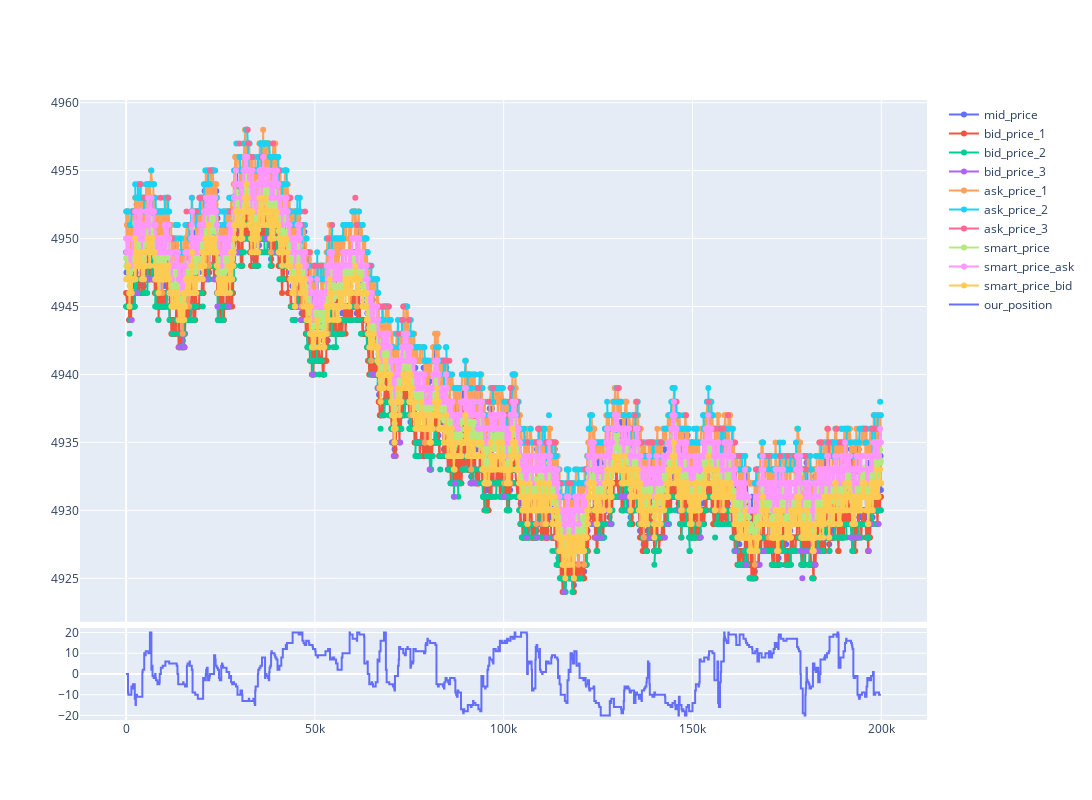

This figure's notebook cell:
### Code cell
import plotly.graph_objects as go 

from plotly.subplots import make_subplots

# fig = go.Figure()
cols_to_plot = ['mid_price','bid_price_1','bid_price_2','bid_price_3','ask_price_1','ask_price_2','ask_price_3','smart_price','smart_price_ask','smart_price_bid']
all_df[cols_to_plot] =  all_df[cols_to_plot].applymap(lambda x: float(x) if x != '' else '')
all_df['our_postion'] = all_df['our_postion'].astype(float)
df_cols = ['timestamp'] + cols_to_plot
plot_df = all_df.copy()

fig = make_subplots(rows=2, cols=1,shared_xaxes = True,row_heights = [.85,.15],vertical_spacing=0.01)
                    # specs=[[{}],[{"secondary_y": True}]])
for col in cols_to_plot:
    #line_shape='linear'))
    fig.add_trace(go.Scatter(x=plot_df['timestamp'],
                            y= plot_df[col],
                            name=col,mode='lines+markers',
                            text=col, ),
                            # secondary_y = False,
                            row =1,
                            col = 1) 
# fig.update_layout(
#     margin=dict(l=20, r=20, t=100, b=20)
# )

fig.add_trace(go.Scatter(
    x=plot_df['timestamp'],
    y= plot_df['our_postion'],
    name='our_position',
    # mode='lines+markers',
    line_shape='hv',
    text = 'our_position'),
    # secondary_y = True,
    row = 2,
    col = 1
)

fig.update_layout(
    autosize=False,
    width=1500,
    height=800)

# fig.update_yaxes(title_text="<b>primary</b> yaxis title", secondary_y=False)
# fig.update_yaxes(title_text="<b>secondary</b> yaxis title", secondary_y=True)
fig.show()

### Figure 1 — Plotly figure (JSON) as saved in the notebook; plotly's stock layout.template omitted (floating-point values rounded to 4 significant figures; data arrays with more than 128 entries replaced by an {"elided": "..."} marker saying what was removed)
{"data": [{"mode": "lines+markers", "name": "mid_price", "text": "mid_price", "type": "scatter", "x": {"elided": "2000 int values"}, "xaxis": "x", "y": {"elided": "2000 float values"}, "yaxis": "y"}, {"mode": "lines+markers", "name": "bid_price_1", "text": "bid_price_1", "type": "scatter", "x": {"elided": "2000 int values"}, "xaxis": "x", "y": {"elided": "2000 int values"}, "yaxis": "y"}, {"mode": "lines+markers", "name": "bid_price_2", "text": "bid_price_2", "type": "scatter", "x": {"elided": "2000 int values"}, "xaxis": "x", "y": {"elided": "2000 mixed values"}, "yaxis": "y"}, {"mode": "lines+markers", "name": "bid_price_3", "text": "bid_price_3", "type": "scatter", "x": {"elided": "2000 int values"}, "xaxis": "x", "y": {"elided": "2000 mixed values"}, "yaxis": "y"}, {"mode": "lines+markers", "name": "ask_price_1", "text": "ask_price_1", "type": "scatter", "x": {"elided": "2000 int values"}, "xaxis": "x", "y": {"elided": "2000 int values"}, "yaxis": "y"}, {"mode": "lines+markers", "name": "ask_price_2", "text": "ask_price_2", "type": "scatter", "x": {"elided": "2000 int values"}, "xaxis": "x", "y": {"elided": "2000 mixed values"}, "yaxis": "y"}, {"mode": "lines+markers", "name": "ask_price_3", "text": "ask_price_3", "type": "scatter", "x": {"elided": "2000 int values"}, "xaxis": "x", "y": {"elided": "2000 mixed values"}, "yaxis": "y"}, {"mode": "lines+markers", "name": "smart_price", "text": "smart_price", "type": "scatter", "x": {"elided": "2000 int values"}, "xaxis": "x", "y": {"elided": "2000 float values"}, "yaxis": "y"}, {"mode": "lines+markers", "name": "smart_price_ask", "text": "smart_price_ask", "type": "scatter", "x": {"elided": "2000 int values"}, "xaxis": "x", "y": {"elided": "2000 int values"}, "yaxis": "y"}, {"mode": "lines+markers", "name": "smart_price_bid", "text": "smart_price_bid", "type": "scatter", "x": {"elided": "2000 int values"}, "xaxis": "x", "y": {"elided": "2000 int values"}, "yaxis": "y"}, {"line": {"shape": "hv"}, "name": "our_position", "text": "our_position", "type": "scatter", "x": {"elided": "2000 int values"}, "xaxis": "x2", "y": {"elided": "2000 int values"}, "yaxis": "y2"}], "layout": {"autosize": false, "height": 800, "width": 1500, "xaxis": {"anchor": "y", "domain": [0, 1], "matches": "x2", "showticklabels": false}, "xaxis2": {"anchor": "y2", "domain": [0, 1]}, "yaxis": {"anchor": "x", "domain": [0.1585, 1]}, "yaxis2": {"anchor": "x2", "domain": [0, 0.1485]}}}
